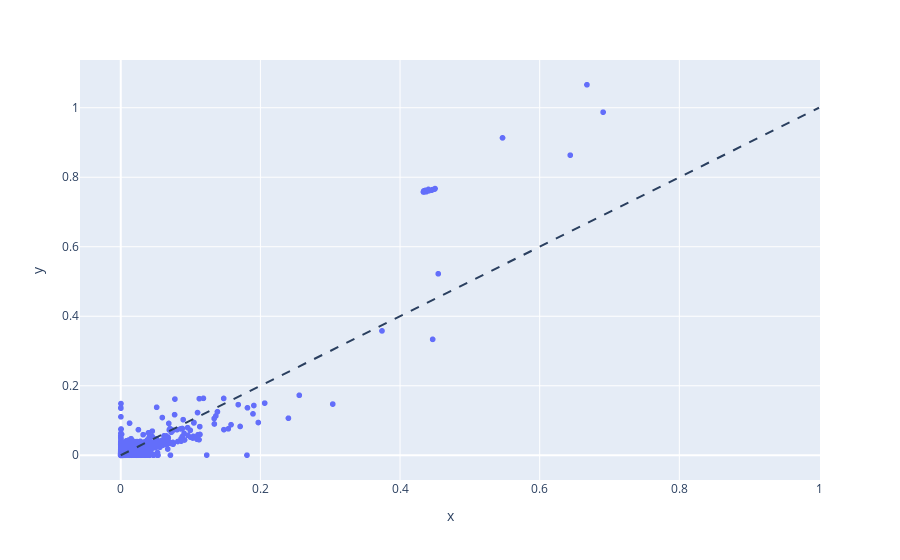

The notebook cell saved with this chart:
### Code cell
# Plot the same thing but using plotly, with hover text being the index of the element

import plotly.express as px

fig = px.scatter(
    x=wmdp_feat_act_hist.cpu().numpy() / rep_wmdp['prompt_tok_len'].sum(),
    y=mmlu_feat_act_hist.cpu().numpy() / mcq_mmlu['prompt_tok_len'].sum(),
    hover_name=range(len(wmdp_feat_act_hist)),
    # log_x=True,
    # log_y=True
)
# draw an x = y dashed line in red
fig.add_shape(
    type="line", line=dict(dash="dash"),
    x0=1e-5, x1=1, y0=1e-5, y1=1
)
fig.show()

### Figure 1 — Plotly figure (JSON) as saved in the notebook; plotly's stock layout.template omitted (floating-point values rounded to 4 significant figures; data arrays with more than 128 entries replaced by an {"elided": "..."} marker saying what was removed)
{"data": [{"hovertemplate": "<b>%{hovertext}</b><br><br>x=%{x}<br>y=%{y}<extra></extra>", "hovertext": {"elided": "16384 int values"}, "legendgroup": "", "marker": {"color": "#636efa", "symbol": "circle"}, "mode": "markers", "name": "", "showlegend": false, "type": "scattergl", "x": {"elided": "16384 float values"}, "xaxis": "x", "y": {"elided": "16384 float values"}, "yaxis": "y"}], "layout": {"legend": {"tracegroupgap": 0}, "margin": {"t": 60}, "shapes": [{"line": {"dash": "dash"}, "type": "line", "x0": 1e-05, "x1": 1, "y0": 1e-05, "y1": 1}], "xaxis": {"anchor": "y", "domain": [0, 1], "title": {"text": "x"}}, "yaxis": {"anchor": "x", "domain": [0, 1], "title": {"text": "y"}}}}
